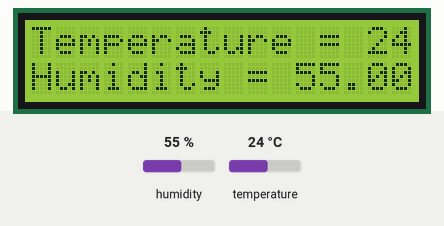
A sketch run on a simulated Arduino Uno, built with avr-gcc and run on an emulated ATmega328P. Parts: 16×2 character LCD. The test bench sets the inputs (shaded band); at power-on: humidity 55 %, temperature 24 °C.

Above: at 1.2 s.
1.3 s: humidity set to 22 %
At 2.6 s:
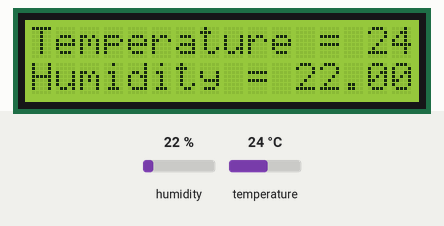
3.7 s: temperature set to 12 °C
At 5.1 s:
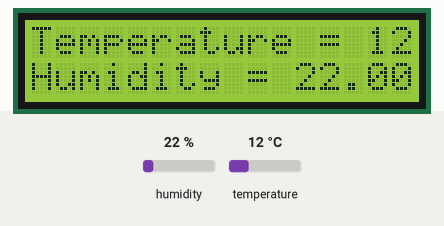
5.7 s: humidity set to 40 %
At 7.5 s:
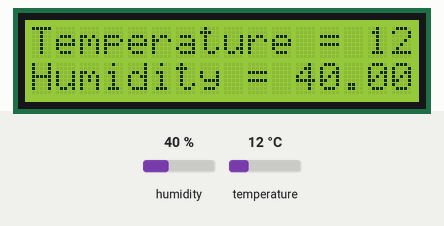
7.8 s: temperature set to 19 °C
At 8.9 s:
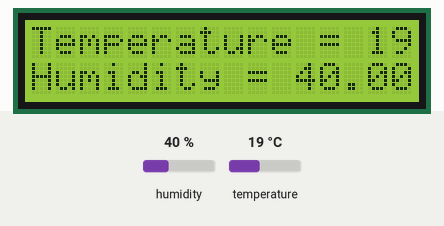
Timing chart, 0 to 10.8 s (numbered marks = the images above; inputs shaded):
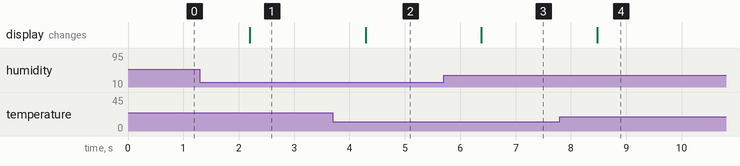

Measured:
- after the input at 1.3 s, the display: changes after 0.90 s (image 1)
- after the input at 3.7 s, the display: changes after 0.59 s (image 2)
- after the input at 5.7 s, the display: changes after 0.68 s (image 3)
- after the input at 7.8 s, the display: changes after 0.68 s (image 4)

The sketch:

hdc1008lcd.ino
```cpp
#include <LiquidCrystal.h>
#include <Wire.h>
#include "Adafruit_HDC1000.h"

// initialize the library with the numbers of the interface pins
LiquidCrystal lcd(8, 9, 4, 5, 6, 7);
Adafruit_HDC1000 hdc = Adafruit_HDC1000();

void setup()
{
  // set up the LCD's number of columns and rows:
  lcd.begin(16, 2);
  Serial.begin(9600);
  if (!hdc.begin())
  {
    Serial.println("Couldn't find HDC1008 sensor!");
    while (1);
  }
}


void loop()
{
  // set the cursor to column 0, line 0
  lcd.setCursor(0, 0);
  //display the temperature
  lcd.print("Temperature = " );
  lcd.print(hdc.readTemperature());

  // set the cursor to column 0, line 1
  lcd.setCursor(0, 1);
  //display the humidity
  lcd.print("Humidity = ");
  lcd.print(hdc.readHumidity());

  delay(1000);
}
```
